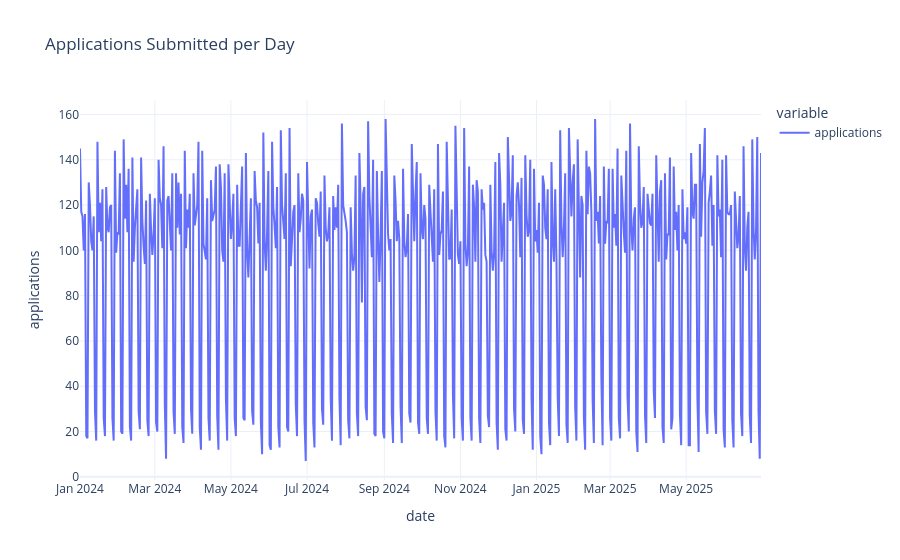

Notebook cell for this chart:
### Markdown cell above
## Process Volume

### Code cell
daily_volume = pi.set_index("application_date").resample("D").size().rename("applications")
fig = px.line(daily_volume, title="Applications Submitted per Day")
fig.update_layout(yaxis_title="applications", xaxis_title="date")
fig.show()

### Figure 1 — Plotly figure (JSON) as saved in the notebook; plotly's stock layout.template omitted (floating-point values rounded to 4 significant figures; data arrays with more than 128 entries replaced by an {"elided": "..."} marker saying what was removed)
{"data": [{"hovertemplate": "variable=applications<br>application_date=%{x}<br>value=%{y}<extra></extra>", "legendgroup": "applications", "line": {"color": "#636efa", "dash": "solid"}, "marker": {"symbol": "circle"}, "mode": "lines", "name": "applications", "orientation": "v", "showlegend": true, "type": "scatter", "x": {"elided": "547 str values"}, "xaxis": "x", "y": {"elided": "547 int values"}, "yaxis": "y"}], "layout": {"legend": {"title": {"text": "variable"}, "tracegroupgap": 0}, "title": {"text": "Applications Submitted per Day"}, "xaxis": {"anchor": "y", "domain": [0.0, 1.0], "title": {"text": "date"}}, "yaxis": {"anchor": "x", "domain": [0.0, 1.0], "title": {"text": "applications"}}}}
